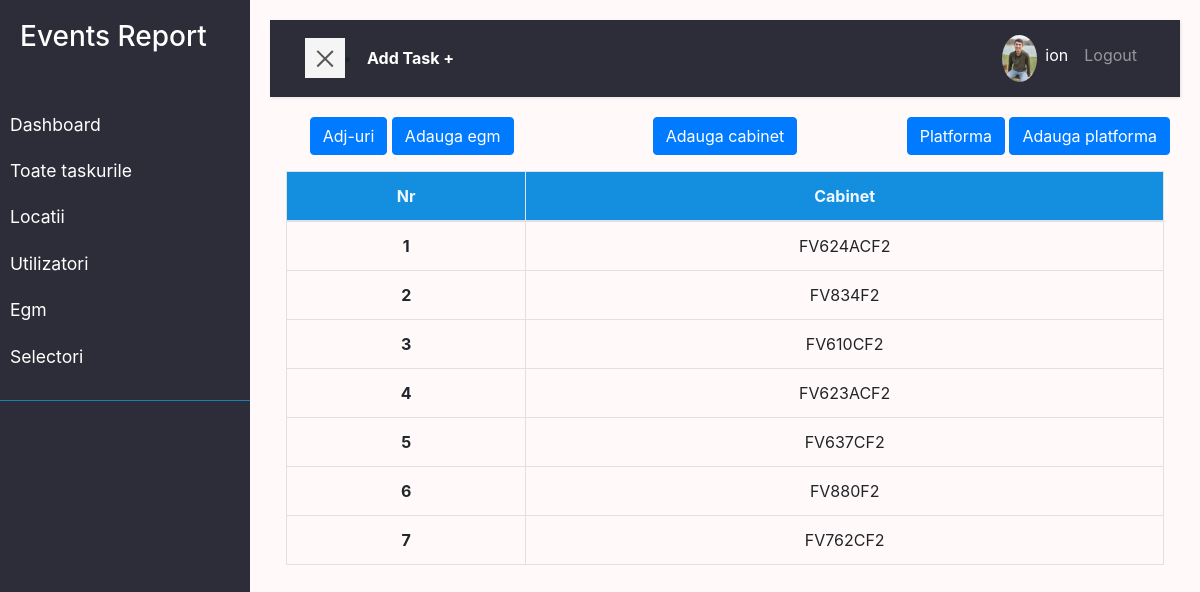
The app's page /egm/cabinet/ (signed in) with its own data.
### user/models.py (models this page shows, shortened)
class Profile(models.Model):
    user = models.OneToOneField(
        User, on_delete=models.DO_NOTHING, null=True, blank=True)
    nume = models.CharField(max_length=200, blank=True, null=True)
    prenume = models.CharField(max_length=200, blank=True, null=True)
    email = models.EmailField(max_length=500, blank=True, null=True)
    email_serviciu = models.EmailField(
        max_length=500, unique=True, blank=True, null=True)
    username = models.CharField(max_length=200, blank=True, null=True)
    location = models.CharField(max_length=200, blank=True, null=True)
    functie = models.CharField(
        max_length=200, blank=True, null=True, default='Tehnician Electronica')
    profile_image = models.ImageField(
        null=True, blank=True, upload_to='profiles/', default='profiles/user-default.png')
    url_facebook = models.CharField(max_length=200, blank=True, null=True)
    phone = models.CharField(max_length=200, blank=True, null=True)
    phone_serviciu = models.CharField(max_length=200, blank=True, null=True)
    created = models.DateTimeField(auto_now_add=True)
    id = models.UUIDField(default=uuid.uuid4, unique=True,
                          primary_key=True, editable=False)
    class Meta:
        ordering = ['created']
    @property
    def imageURL(self):
        try:
            url = self.profile_image.url
        except:
            url = ''
        return url

### egm/models.py (models this page shows)
class Cabinet(models.Model):
    name = models.CharField(max_length=200)
    created = models.DateTimeField(auto_now_add=True, null=True, blank=True)
    def __str__(self):
        return self.name
    class Meta:
        ordering = ['created']

### egm/views.py (the view)
# urls.py: path('cabinet/', views.cabinet, name='cabinet'),
@login_required(login_url='login')
def cabinet(request):
    cabinete = Cabinet.objects.all()
    context = {'cabinete': cabinete}
    return render(request, 'egm/cabinet.html', context)

### egm/templates/egm/cabinet.html
{% extends 'main.html' %}
 {% block content %}
<main>
  <div class="row text-center">
    <div class="col">
      <a class="btn btn-primary" href="{% url 'egm' %}">Adj-uri</a>
      {% if request.user.is_staff %}
      <a class="btn btn-primary" href="{% url 'egm-form' %}?next=/egm/cabinet">Adauga egm</a>
      {% endif %}
    </div>
    <div class="col">
      {% if request.user.is_staff %}
      <a class="btn btn-primary" href="{% url 'cabinet-form' %}?next=/egm/cabinet">Adauga cabinet</a
      >
      {% endif %}
    </div>
    <div class="col">
      <a class="btn btn-primary" href="{% url 'platform' %}">Platforma</a>
      {% if request.user.is_staff %}
      <a
        class="btn btn-primary"
        href="{% url 'platform-form' %}?next=/egm/cabinet"
        >Adauga platforma</a
      >
      {% endif %}
    </div>
  </div>
  <div class="text-center tableFixHead p-3">
    <table class="table table-bordered table-hover" id="tabel">
      <thead>
        <tr>
          <th scope="col">Nr</th>
          <th scope="col">Cabinet</th>
        </tr>
      </thead>
      <tbody>
        {% for cabinet in cabinete %}
        <tr>
          {% if request.user.is_staff %}
          <td class="fw-bold">
            <a href="{% url 'cabinet-edith' cabinet.id %}?next=/egm/cabinet"
              >{{cabinet.id}}</a
            >
          </td>
          {% else %}
          <td class="fw-bold">{{cabinet.id}}</td>
          {% endif %}
          <td>{{cabinet}}</td>
        </tr>
        {% endfor %}
      </tbody>
    </table>
  </div>
</main>
{% endblock %}

### templates/navbar.html (shortened to what this page needs)
    <div class="wrapper">
        <nav id="sidebar" >
            <div class="sidebar-header">
                <h3>Events Report</h3>
            </div>
            <ul class="list-unstyled components">
                <li >
                   <a href="{% url 'dashboard' %}">Dashboard</a>
                   <a href="{% url 'tasks'%}">Toate taskurile</a>
                   <a href="{% url 'locations' %}">Locatii</a>
                   <a href="{% url 'profiles' %}">Utilizatori</a>
                   <a href="{% url 'egm' %}">Egm</a>
                   {% if request.user.is_staff %}
                   <a href="{% url 'selectori' %}">Selectori</a>
                   {% endif %}
                </li>
            </ul>
        </nav>
        <div id="content">
            <nav class="navbar navbar-expand-lg navbar-dark bg-nn">
                <div class="container-fluid">
                    <button type="button" id="sidebarCollapse" class="navbar-btn btn-blue ">
                        <span></span>
                    </button> <li class="nav-item active "><a  class="text-white fw-bold" href="{% url 'task-form' %}?next=/">Add Task +</a></li>
                    <div class="collapse navbar-collapse  " id="navbarSupportedContent">
                        <ul class="nav navbar-nav  ml-auto">
                            {% if request.user.is_authenticated %}
                            <li class="nav-item active"><a class="" href="{% url 'account' %}"><img src="{{request.user.profile.imageURL}}"
                                alt="avatar"class="rounded-circle img-fluid" style="width: 35px;"></a></li>
                            <li class="nav-item active"><a class="nav-link" href="{% url 'account' %}">{{request.user.profile.username}}</a></li>
                            <li class="nav-item"><a class="nav-link" href="{% url 'logout' %}">Logout</a></li>
                            {% else %}
                            <li class="nav-item"><a class="nav-link" href="{% url 'login' %}">Login/Sign Up</a></li>
                            {% endif %}
                        </ul>
                    </div>
                </div>
            </nav>
</body>
</html>

### static/styles/app.css (style rules this page uses)
:root { --color-sub: #2d2d39; --color-sub1: #12528f; }
.tableFixHead thead th { position: sticky; top: 0; z-index: 1; background-color: rgb(20, 142, 223); color:aliceblue; }

### static/styles/main.css (style rules this page uses)
:root { --color-sub: #2d2d39; --color-sub1: #275179; }
body { background: #fff9f9; }
a, a:hover, a:focus { color: inherit; text-decoration: none; transition: all 0.3s; }
.navbar { padding: 15px 20px; background: var(--color-sub); border: none; border-radius: 0; margin-bottom: 20px; box-shadow: 1px 1px 3px rgba(0, 0, 0, 0.1); }
.navbar-btn { box-shadow: none; outline: none !important; border: none; }
.wrapper { display: flex; width: 100%; align-items: stretch; perspective: 1500px; }
#sidebar { min-width: 250px; max-width: 250px; background: var(--color-sub); color: #fff; transition: all 0.6s cubic-bezier(0.945, 0.020, 0.270, 0.665); transform-origin: bottom left; }
#sidebar .sidebar-header { padding: 20px; background:var(--color-sub); }
#sidebar ul.components { padding: 20px 0; border-bottom: 1px solid #1981b4; }
#sidebar ul li a { padding: 10px; font-size: 1.1em; display: block; }
#content { width: 100%; padding: 20px; min-height: 100vh; transition: all 0.3s; }
#sidebarCollapse { width: 40px; height: 40px; background: #f5f5f5; cursor: pointer; }
#sidebarCollapse span { width: 80%; height: 2px; margin: 0 auto; display: block; background: #555; transition: all 0.8s cubic-bezier(0.810, -0.330, 0.345, 1.375); transition-delay: 0.2s; }
#sidebarCollapse span:last-of-type { transform: rotate(-45deg) translate(1px, -1px); }

### records on screen
Cabinet: id "1", name "FV624ACF2"
Cabinet: id "2", name "FV834F2"
Cabinet: id "3", name "FV610CF2"
Cabinet: id "4", name "FV623ACF2"
Cabinet: id "5", name "FV637CF2"
Cabinet: id "6", name "FV880F2"
Cabinet: id "7", name "FV762CF2"

### other values on screen
{{ request.user.profile.username }} "ion"
